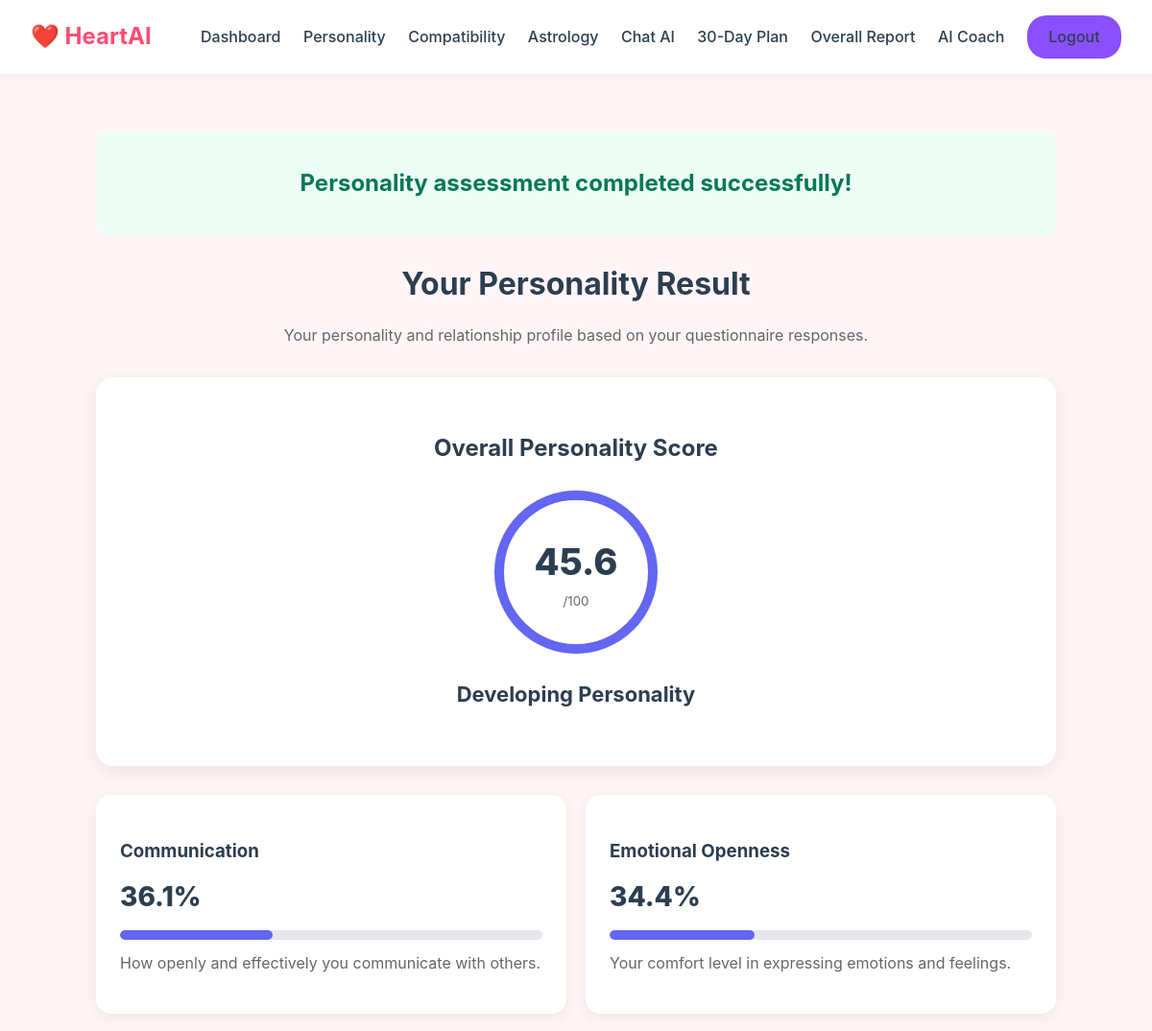
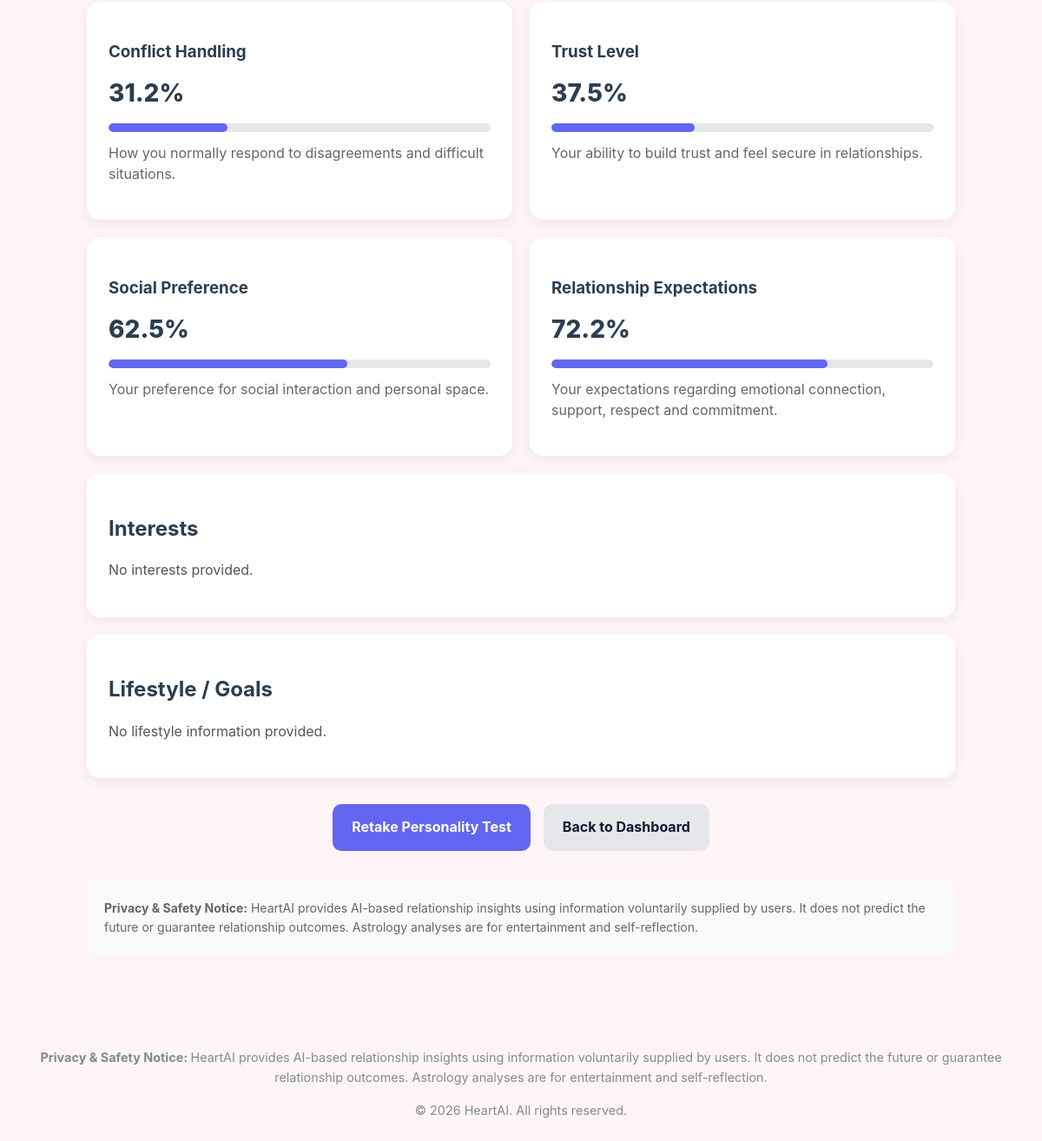
/personality/result (signed in), run on the app's committed database (2 pictures, top to bottom).
### models/personality.py (models this page shows, shortened)
class PersonalityProfile(db.Model):
    __tablename__ = "personality_profiles"
    id = db.Column(db.Integer, primary_key=True)
    user_id = db.Column(db.Integer, db.ForeignKey("users.id", ondelete="CASCADE"), nullable=False, unique=True)
    communication_style = db.Column(db.Float, nullable=True, default=0.0)
    emotional_openness = db.Column(db.Float, nullable=True, default=0.0)
    conflict_style = db.Column(db.Float, nullable=True, default=0.0)
    trust_level = db.Column(db.Float, nullable=True, default=0.0)
    social_preference = db.Column(db.Float, nullable=True, default=0.0)
    relationship_expectation = db.Column(db.Float, nullable=True, default=0.0)
    overall_score = db.Column(db.Float, nullable=True, default=0.0)
    relationship_score = db.Column(db.Float, nullable=True, default=0.0)
    personality_type = db.Column(db.String(100), nullable=True)
    interests_text = db.Column(db.Text, nullable=True)
    lifestyle_text = db.Column(db.Text, nullable=True)
    answers_json = db.Column(db.Text, nullable=True)
    compatibility_score = db.Column(db.Float, nullable=True, default=0.0)
    compatibility_data = db.Column(db.Text, nullable=True)
    created_at = db.Column(db.DateTime, default=datetime.utcnow, nullable=False)
    updated_at = db.Column(db.DateTime, default=datetime.utcnow, onupdate=datetime.utcnow, nullable=False)
    user = db.relationship("User", back_populates="personality_profile")

### routes/personality.py (the view, shortened to what this page needs)
@personality_bp.route("/personality/result")
def personality_result():
    user_id = session.get("user_id")
    if not user_id:
        return redirect(url_for("auth.login"))
    user = User.query.get(user_id)
    profile = PersonalityProfile.query.filter_by(
        user_id=user_id
    ).first()
    scores = {
        "communication": float(
            profile.communication_style or 0
        ),
        "emotional_openness": float(
            profile.emotional_openness or 0
        ),
        "conflict_handling": float(
            profile.conflict_style or 0
        ),
        "trust": float(
            profile.trust_level or 0
        ),
        "social": float(
            profile.social_preference or 0
        ),
        "relationship": float(
            profile.relationship_expectation or 0
        )
    }
    overall = round(
        sum(scores.values()) / len(scores),
        1
    )
    personality_type = personality_description(overall)
    return render_template(
        "personality_result.html",
        user=user,
        profile=profile,
        scores=scores,
        overall=overall,
        personality_type=personality_type
    )

### routes/personality.py (called while the page is built)
def personality_description(overall):
    if overall >= 85:
        return "Highly Balanced Personality"
    elif overall >= 70:
        return "Strong Personality"
    elif overall >= 55:
        return "Balanced Personality"
    elif overall >= 40:
        return "Developing Personality"
    return "Needs Personal Growth"

### templates/personality_result.html (shortened to what this page needs)
{% extends "base.html" %}
{% block content %}
<div class="result-container">
    <div class="success-message">
        <h2>Personality assessment completed successfully!</h2>
    </div>
    <div class="result-header">
        <h1>Your Personality Result</h1>
        <p>
            Your personality and relationship profile based on
            your questionnaire responses.
        </p>
    </div>
    <div class="overall-card">
        <h2>Overall Personality Score</h2>
        <div class="score-circle">
            <span>
                {{ "%.1f"|format(overall) }}
            </span>
            <small>/100</small>
        </div>
        <h3>
            {{ personality_type }}
        </h3>
    </div>
    <div class="dimensions">
        <div class="dimension-card">
            <h3>Communication</h3>
            <div class="percentage">
                {{ "%.1f"|format(scores.communication) }}%
            </div>
            <div class="bar">
                <div
                    class="bar-fill"
                    style="width: {{ scores.communication }}%;"
                ></div>
            </div>
            <p>
                How openly and effectively you communicate with others.
            </p>
        </div>
        <div class="dimension-card">
            <h3>Emotional Openness</h3>
            <div class="percentage">
                {{ "%.1f"|format(scores.emotional_openness) }}%
            </div>
            <div class="bar">
                <div
                    class="bar-fill"
                    style="width: {{ scores.emotional_openness }}%;"
                ></div>
            </div>
            <p>
                Your comfort level in expressing emotions and feelings.
            </p>
        </div>
        <div class="dimension-card">
            <h3>Conflict Handling</h3>
            <div class="percentage">
                {{ "%.1f"|format(scores.conflict_handling) }}%
            </div>
            <div class="bar">
                <div
                    class="bar-fill"
                    style="width: {{ scores.conflict_handling }}%;"
                ></div>
            </div>
            <p>
                How you normally respond to disagreements and difficult situations.
            </p>
        </div>
        <div class="dimension-card">
            <h3>Trust Level</h3>
            <div class="percentage">
                {{ "%.1f"|format(scores.trust) }}%
            </div>
            <div class="bar">
                <div
                    class="bar-fill"
                    style="width: {{ scores.trust }}%;"
                ></div>
            </div>
            <p>
                Your ability to build trust and feel secure in relationships.
            </p>
        </div>
        <div class="dimension-card">
            <h3>Social Preference</h3>
            <div class="percentage">
                {{ "%.1f"|format(scores.social) }}%
            </div>
            <div class="bar">
                <div
                    class="bar-fill"
                    style="width: {{ scores.social }}%;"
                ></div>
            </div>
            <p>
                Your preference for social interaction and personal space.
            </p>
        </div>
        <div class="dimension-card">
            <h3>Relationship Expectations</h3>
            <div class="percentage">
                {{ "%.1f"|format(scores.relationship) }}%
            </div>
            <div class="bar">
                <div
                    class="bar-fill"
                    style="width: {{ scores.relationship }}%;"
                ></div>
            </div>
            <p>
                Your expectations regarding emotional connection,
                support, respect and commitment.
            </p>
        </div>
    </div>
    <div class="information-card">
        <h2>Interests</h2>
        {% if profile.interests_text %}
            <p>{{ profile.interests_text }}</p>
        {% else %}
            <p>No interests provided.</p>
        {% endif %}
    </div>
    <div class="information-card">
        <h2>Lifestyle / Goals</h2>
        {% if profile.lifestyle_text %}
            <p>{{ profile.lifestyle_text }}</p>
        {% else %}
            <p>No lifestyle information provided.</p>
        {% endif %}
    </div>
    <div class="actions">
        <a
            href="{{ url_for('personality.questionnaire') }}"
            class="button primary"
        >
            Retake Personality Test
        </a>
        <a
            href="{{ url_for('dashboard.index') }}"
            class="button secondary"
        >
            Back to Dashboard
        </a>
    </div>
    <div class="privacy">
        <strong>Privacy & Safety Notice:</strong>
        HeartAI provides AI-based relationship insights using
        information voluntarily supplied by users. It does not
        predict the future or guarantee relationship outcomes.
        Astrology analyses are for entertainment and self-reflection.
    </div>
</div>
{% endblock %}

### static/css/style.css (style rules this page uses)
:root { --primary-color: #ff4b72; --primary-hover: #e03e61; --secondary-color: #8a4fff; --bg-color: #fff5f7; --card-bg: #ffffff; --text-color: #2c3e50; --text-muted: #7f8c8d; --border-radius: 12px; }
body { margin: 0; font-family: -apple-system, BlinkMacSystemFont, "Segoe UI", Roboto, Helvetica, Arial, sans-serif; background-color: var(--bg-color); color: var(--text-color); line-height: 1.6; }

### templates/personality_result.html (style rules this page uses)
.result-container { max-width: 1000px; margin: 40px auto; padding: 20px; }
.success-message { text-align: center; padding: 15px; margin-bottom: 25px; border-radius: 10px; background: #ecfdf5; color: #047857; }
.result-header { text-align: center; margin-bottom: 30px; }
.result-header h1 { margin-bottom: 10px; }
.result-header p { color: #666; }
.overall-card { text-align: center; padding: 35px; background: white; border-radius: 18px; box-shadow: 0 5px 20px rgba(0, 0, 0, 0.08); margin-bottom: 30px; }
.score-circle { width: 150px; height: 150px; margin: 25px auto; border-radius: 50%; border: 10px solid #6366f1; display: flex; align-items: center; justify-content: center; flex-direction: column; }
.score-circle span { font-size: 38px; font-weight: 800; }
.score-circle small { color: #666; }
.overall-card h3 { font-size: 22px; margin-top: 10px; }
.dimensions { display: grid; grid-template-columns: repeat(2, 1fr); gap: 20px; }
.dimension-card { background: white; padding: 25px; border-radius: 15px; box-shadow: 0 4px 15px rgba(0, 0, 0, 0.07); }
.dimension-card h3 { margin-bottom: 10px; }
.percentage { font-size: 28px; font-weight: 800; margin-bottom: 12px; }
.bar { width: 100%; height: 10px; background: #e5e7eb; border-radius: 10px; overflow: hidden; }
.bar-fill { height: 100%; background: #6366f1; border-radius: 10px; }
.dimension-card p { color: #666; line-height: 1.5; margin-top: 12px; }
.information-card { background: white; padding: 25px; margin-top: 20px; border-radius: 15px; box-shadow: 0 4px 15px rgba(0, 0, 0, 0.07); }
.information-card h2 { margin-bottom: 12px; }
.information-card p { line-height: 1.6; color: #555; }
.actions { display: flex; gap: 15px; justify-content: center; margin-top: 30px; }
.button { padding: 14px 22px; border-radius: 10px; text-decoration: none; font-weight: 700; }
.primary { background: #6366f1; color: white; }
.secondary { background: #e5e7eb; color: #111827; }
.privacy { margin-top: 35px; padding: 20px; background: #f9fafb; border-radius: 12px; color: #666; line-height: 1.6; font-size: 14px; }

### data on the page
PersonalityProfile: personality_type "Developing Personality", communication "36.1", emotional_openness "34.4", conflict_handling "31.2", trust "37.5", social "62.5", relationship "72.2"

### other printed values
{{ "%.1f"|format(overall) }} "45.6"
